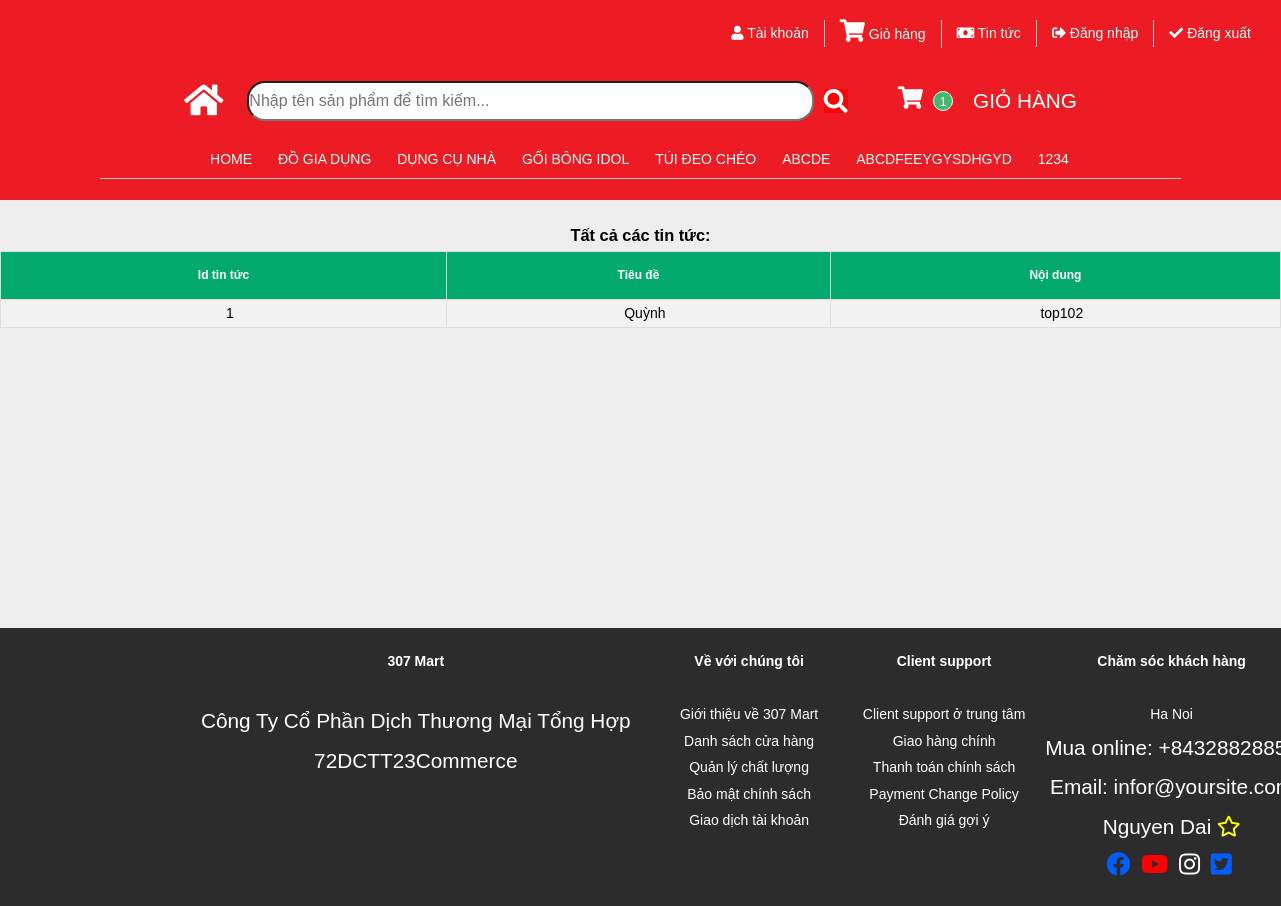
The app's page /VanPhongPham/user/news.php with its own data.
### tables this page shows
CREATE TABLE `tbl_loai_sp` (
  `id_loaisp` int(11) NOT NULL,
  `tenloaisp` varchar(255) NOT NULL
);

CREATE TABLE `tbltintuc` (
  `id_tintuc` int(11) NOT NULL,
  `tieude` varchar(255) NOT NULL,
  `noidung` varchar(255) NOT NULL
);

### VanPhongPham/user/session.php (called while the page is built, shortened)
<?php
class Session{
 public static function get($key){
    if (isset($_SESSION[$key])) {
     return $_SESSION[$key];
    } else {
     return false;
    }
 }
}
?>

### VanPhongPham/user/news.php (the view, shortened to what this page needs)
<?php
include "header.php";
include './Config/connect.php';
?>
<head>
    <link rel="stylesheet" href="https://pro.fontawesome.com/releases/v5.10.0/css/all.css">
    <link rel="stylesheet" href="./css/main.css">
    <link rel="stylesheet" href="./css/main-index.css">
</head>
<body>
<main class="app-content">
    <div class="row">
        <div class="col-md-12">
            <div class="tile">
                <div class="tile-body">
                    <div class="row element-button">
                        <h3>Tất cả các tin tức:</h3>
                    </div>
                    <div>
                        <table id="customers">
                            <tr>
                                <th>Id tin tức</th>
                                <th>Tiêu đề</th>
                                <th>Nội dung</th>
                            </tr>
                            <?php
                            $sql = "SELECT * FROM tbltintuc";
                            $result = mysqli_query($conn, $sql);
                            if (mysqli_num_rows($result) > 0) {
                                while ($row = mysqli_fetch_assoc($result)) {
                            ?>
                                    <tr>
                                        <td><?php echo $row['id_tintuc'] ?></td>
                                        <td><?php echo $row['tieude'] ?></td>
                                        <td><?php echo $row['noidung'] ?></td>
                                    </tr>
                            <?php
                                }
                            }
                            ?>
                        </table>
                    </div>
                </div>
            </div>
        </div>
    </div>
</main>
</body>
</body>
<div class="footer">
    <?php
    include 'footer.php';
    ?>
</div>
</html>

### VanPhongPham/user/header.php (shortened to what this page needs)
<?php
include './Config/connect.php';
include 'session.php';
?>
<!DOCTYPE html>
<html lang="en">
<head>
    <link rel="stylesheet" href="https://pro.fontawesome.com/releases/v5.10.0/css/all.css">
    <link rel="stylesheet" href="./css/header2.css">
</head>
<body>
    <div id="header">
        <div class="header-list1">
            <ul>
                <li>
                    <a href="#">
                        <i class="fas fa-user"></i>
                        Tài khoản
                    </a>
                </li>
                <li>
                    <a href="cart.php">
                        <i class="fas fa-shopping-cart"></i>
                        Giỏ hàng
                    </a>
                </li>
                <li>
                    <a href="news.php">
                        <i class="fas fa-money-bill"></i>
                        Tin tức
                </li>
                <?php
                $logincheck = Session::get('registerlogin');
                if ($logincheck) {
                    $a = Session::get('registername');
                    echo "<li>
                    <a href=''>
                        <i></i>.$a.
                    </a>
                </li>";
                } else {
                    echo "<li>
                        <a href='login.php'>
                            <i class='fas fa-sign-out-alt'></i>
                            Đăng nhập
                        </a>
                        </li>";
                }
                ?>
                <li>
                    <a href="login.php">
                        <i class="fas fa-check"></i>
                        Đăng xuất
                    </a>
                </li>
            </ul>
        </div>
        <div class="header-list2">
            <div class="header-list2-icon">
                <a class="icon1" href="./index.php"><i class="fas fa-home"></i></a>
            </div>
            <div class="header-list2-search">
                <form class="header-list2-search" action="./SanPhamSearch.php" method="post">
                    <input class="search" name="txt-search" type="text" placeholder="Nhập tên sản phẩm để tìm kiếm...">
                    <button class="btn-search" name="btn-search">
                        <a href="./index.php"><i class="fas fa-search"></i></a>
                    </button>
                </form>
            </div>
            <div class="header-list2-cart">
                <a href="cart.php"><i class="fas fa-shopping-cart"></i></a>
                <p class="info-cart">
                    <?php
                    $sql = "SELECT * FROM tbl_cart";
                    $result = mysqli_query($conn, $sql);
                    $count = 0;
                    if (mysqli_num_rows($result) > 0) {
                        while ($row = mysqli_fetch_assoc($result)) {
                            $count++;
                        }
                    }
                    echo $count;
                    ?>
                </p>
                <p class="name">GIỎ HÀNG</p>
            </div>
        </div>
        <div class="header-list3">
            <ul class="nav">
                <li class="loai-danhmuc"><a href="./index.php">Home</a></li>
                <?php
                $sql = "SELECT * FROM tbl_loai_sp";
                $result = mysqli_query($conn, $sql);
                if (mysqli_num_rows($result) > 0) {
                    while ($row = mysqli_fetch_assoc($result)) {
                ?>
                        <li class="loai-danhmuc">
                            <a href="./SanPhamLoai.php?id_loaisp=<?php echo ($row['id_loaisp']) ?>"><?php echo ($row["tenloaisp"]) ?></a>
                        </li>
                <?php
                    }
                }
                ?>
            </ul>
        </div>
    </div>
</body>
</html>

### VanPhongPham/user/css/header2.css (style rules this page uses)
* { padding: 0; margin: 0; box-sizing: border-box; }
html { font-size: 16px; font-family: Arial, Helvetica, sans-serif; color: #fff; }
ul { list-style: none; }
body { width: 1160px; height: 200px; text-align: center; display: inline-block; }
#header { height: 200px; background-color: rgb(237, 28, 36); position: fixed; top: 0; left: 0; right: 0; z-index: 1; }
.header-list1 { width: 100%; margin-top: 20px; margin-right: 60px; display: inline-block; }
.header-list1 ul { float: right; }
.header-list1 li { float: left; margin-right: 15px; border-right: #ccc solid 1px; padding-right: 15px; }
.header-list1 li:last-child { border: none; }
.header-list1 a { color: #fff; font-size: 14px; font-weight: 600px; text-decoration: none; }
.header-list2 { display: flex; height: 50px; align-items: center; margin: 0px 180px; margin-top: 20px; }
.header-list2 .icon1 { color: #fff; }
.header-list2 .header-list2-icon { color: #fff !important; font-size: 35px; flex-grow: 1; cursor: pointer; margin-right: 20px; }
.header-list2-search { display: flex; flex-grow: 6; width: 60%; align-items: center; }
.header-list2-search .search { font-size: 16px; width: 100%; height: 40px; border-radius: 18px; margin-right: 10px; }
.header-list2-search .btn-search { background-color: red; color: #fff; border: none; }
.header-list2-search .fa-search { font-size: 24px; cursor: pointer; }
.header-list2-cart { display: flex; flex-grow: 3; margin-left: 50px; align-items: center; }
.header-list2-cart .fa-shopping-cart { font-size: 23px; margin-right: 10px; cursor: pointer; }
.header-list2-cart .info-cart { width: 20px; height: 20px; line-height: 20px !important; background-color: #42b76d; font-size: 13px; border: #fff solid 1px; border-radius: 50%; margin-right: 20px; text-align: center; color: #fff; }
.header-list3 { display: block; margin: 0px 100px; border-bottom: #ccc 0.4px solid; margin-top: 20px; }
.header-list3 .nav { display: inline-block; margin-bottom: 5px; }
.header-list3 .nav .loai-danhmuc { display: inline-block; position: relative; padding: 0 10px; }
.nav .loai-danhmuc a { color: #fff; font-weight: 500; text-transform: uppercase; font-size: 14px; padding-bottom: 5px; margin-right: 2px; font-weight: 500; text-decoration: none; }

### VanPhongPham/user/css/main.css (style rules this page uses)
p { font-size: 1.3rem; }
input { font-size: 1.4rem; }
i.fas.fa-shopping-cart { font-size: 1.4rem; }
#customers { font-family: Arial, Helvetica, sans-serif; border-collapse: collapse; width: 100%; }
#customers td { padding-left: 1% !important; border: 1px solid #ddd; }
#customers th { border: 1px solid #ddd; padding: 8px; }
#customers tr:nth-child(even) { background-color: #f2f2f2; }
#customers th { padding-top: 12px; padding-bottom: 12px; background-color: #04AA6D; color: white; font-size: 12px; }

### VanPhongPham/user/css/main-index.css (style rules this page uses)
body { width: 1160px; margin: 0; background-color: #efeeee; }
.footer { all: unset; margin: 0px; width: 1140px; position: relative; top: 300px; }

### VanPhongPham/user/news.php (style rules this page uses)
.app-content { margin-top: 220px; color: black; }

### VanPhongPham/user/footer.php (style rules this page uses)
* { margin: 0; padding: 0; }
a { color: #fff; text-decoration: none; transition: 0.3s color; }
ul { list-style: none; }
body { color: #fff; font-family: Helvetica, sans-serif; font-size: 14px; line-height: 1.9; width: 100%; }

### records on screen
tbl_loai_sp: tenloaisp "ĐỒ GIA DỤNG"
tbl_loai_sp: tenloaisp "DỤNG CỤ NHÀ"
tbl_loai_sp: tenloaisp "GỐI BÔNG IDOL"
tbl_loai_sp: tenloaisp "TÚI ĐEO CHÉO"
tbl_loai_sp: tenloaisp "ABCDE"
tbl_loai_sp: tenloaisp "ABCDFEEYGYSDHGYD"
tbl_loai_sp: tenloaisp "1234"
tbltintuc: id_tintuc "1", tieude "Quỳnh", noidung "top102"

### other values on screen
$count "1"
